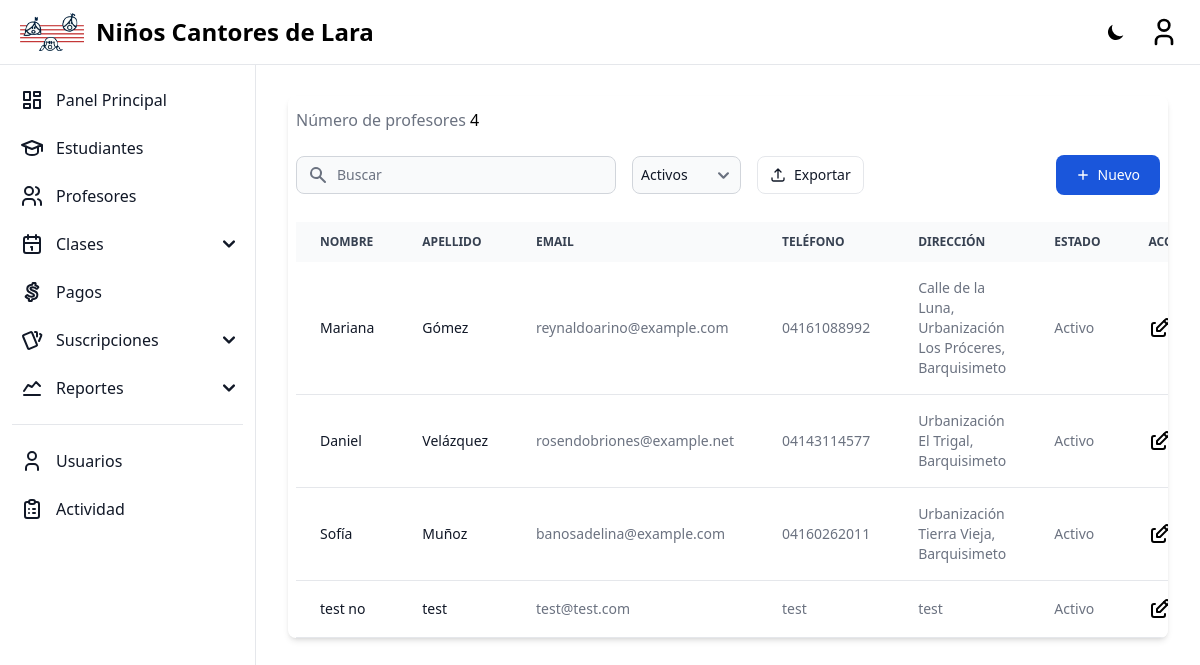
Before: /teachers/ (signed in) with the older database file.
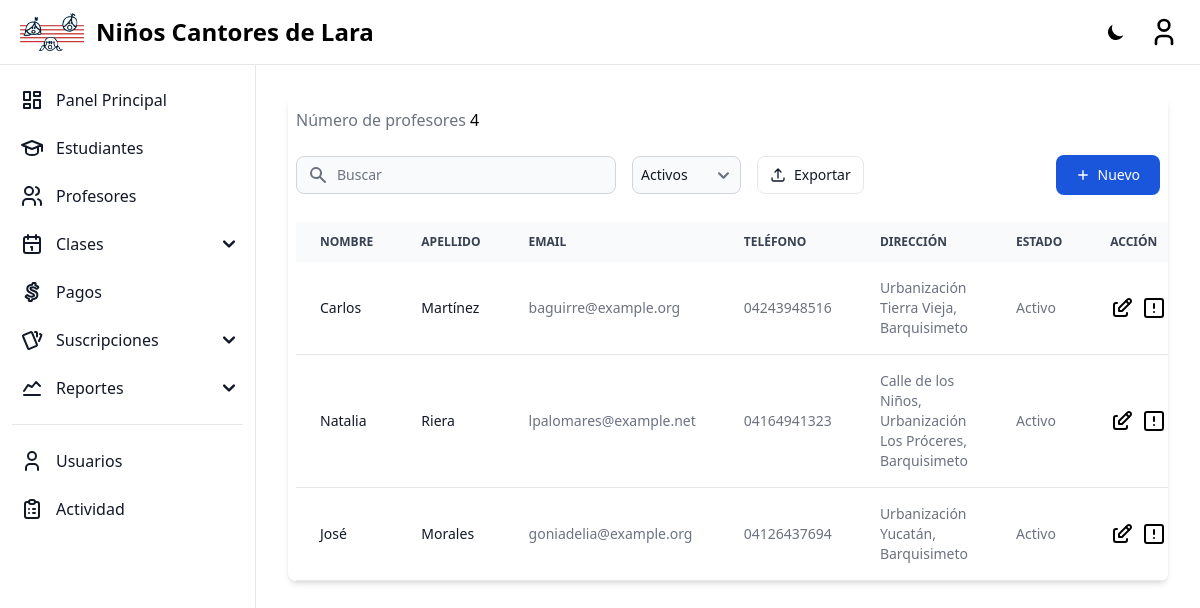
After: the same page with the newer database file.
### home/models.py (models this page shows, shortened)
class Teacher(models.Model):
    identify_card = models.CharField(verbose_name=_('Identify Card'), max_length=20, blank=True, null=True)
    first_name = models.CharField(verbose_name=_('First Name'), max_length=255)
    second_name = models.CharField(verbose_name=_('Second Name'), max_length=255, blank=True, null=True)
    first_surname = models.CharField(verbose_name=_('First Surname'), max_length=255)
    second_surname = models.CharField(verbose_name=_('Second Surname'), max_length=255, blank=True, null=True)
    birthdate = models.DateField(verbose_name=_('Birthdate'))
    phone_number = models.CharField(verbose_name=_('Phone'), max_length=20)
    email = models.EmailField(verbose_name=_('Email'))
    address = models.TextField(verbose_name=_('Address'))
    is_active = models.BooleanField(verbose_name=_('Active'), default=True)
    class Meta:
        constraints = [
            UniqueConstraint(
                fields=['identify_card','first_name', 'second_name', 'first_surname', 'second_surname', 'birthdate'],
                name='unique_teacher'
            )
        ]

### home/views/teacher.py (the view)
# urls.py: path('teachers/', TeacherListView.as_view(), name='teacher-list'),
class TeacherListView(ListView):
    model = Teacher
    template_name = 'home/teacher_list.html'
    context_object_name = 'teachers'

### templates/home/teacher_list.html (shortened to what the changed rows need)
{% extends "base.html" %}
{% block content %}
{% load compress %}
{% load static %}
<div class="relative overflow-x-auto shadow-md sm:rounded-lg px-2">
    <table class="w-full text-sm text-left text-gray-500 dark:text-gray-400" id="table-file">
        <thead class="text-xs text-gray-700 uppercase bg-gray-50 dark:bg-gray-700 dark:text-gray-400">
            <tr>
                <th scope="col" class="px-6 py-3">
                    Nombre
                </th>
                <th scope="col" class="px-6 py-3">
                    Apellido
                </th>
                <th scope="col" class="px-6 py-3">
                    Email
                </th>
                <th scope="col" class="px-6 py-3">
                    Teléfono
                </th>
                <th scope="col" class="px-6 py-3">
                    Dirección
                </th>
                <th scope="col" class="px-6 py-3">
                    Estado
                </th>
                <th scope="col" class="px-6 py-3">
                    Acción
                </th>
            </tr>
        </thead>
        <tbody>
            {% for teacher in teachers %}
            <tr class="bg-white border-b dark:bg-gray-900 dark:border-gray-700" data-status="{% if teacher.is_active %}active{% else %}inactive{% endif %}" {% if not teacher.is_active%}style="display:none;"{% endif %}>
                <td class="px-6 py-4 font-medium text-gray-900 whitespace-nowrap dark:text-white">
                    {{ teacher.first_name }}
                </td>
                <td class="px-6 py-4 font-medium text-gray-900 whitespace-nowrap dark:text-white">
                    {{ teacher.first_surname }}
                </td>
                <td class="px-6 py-4">
                    {{ teacher.email }}
                </td>
                <td class="px-6 py-4">
                    {{ teacher.phone_number }}
                </td>
                <td class="px-6 py-4">
                    {{ teacher.address }}
                </td>
                <td class="px-6 py-4">
                    {% if teacher.is_active %}
                        Activo
                    {% else %}
                        Inactivo
                    {% endif %}
                </td>
                <td class="px-6 py-4">
                    <div class="flex items-center h-full flex-1 flex-row gap-x-2">
                        <a href="{% url 'teacher-update' teacher.pk %}" class="font-medium text-black dark:text-white hover:underline">
                        </a>
                        <button
                            class="font-medium text-black dark:text-white hover:underline"
                            onclick="openModal('teacherModal', {
                                'Nombre': '{{ teacher.first_name }} {{ teacher.second_name }} {{ teacher.first_surname }} {{ teacher.second_surname }}',
                                'Identificación': {{ teacher.identify_card }},
                                'Fecha de Nacimiento': '{{ teacher.birthdate }}',
                                'Teléfono': '{{ teacher.phone_number }}',
                                'Email': '{{ teacher.email }}',
                                'Dirección': '{{ teacher.address }}'
                            })">
                        </button>
                    </div>
                </td>
            </tr>
            {% endfor %}
        </tbody>
    </table>
</div>
{% endblock %}

Changed rows visible on the page:
removed Teacher: first_name "Mariana", first_surname "Gómez", email "reynaldoarino@example.com", phone_number "04161088992", address "Calle de la Luna, Urbanización Los Próceres, Barquisimeto", is_active "Activo"
removed Teacher: first_name "Daniel", first_surname "Velázquez", email "rosendobriones@example.net", phone_number "04143114577", address "Urbanización El Trigal, Barquisimeto", is_active "Activo"
removed Teacher: first_name "Sofía", first_surname "Muñoz", email "banosadelina@example.com", phone_number "04160262011", address "Urbanización Tierra Vieja, Barquisimeto", is_active "Activo"
removed Teacher: first_name "test no", first_surname "test", email "test@test.com", phone_number "test", address "test", is_active "Activo"
added Teacher: first_name "Carlos", first_surname "Martínez", email "baguirre@example.org", phone_number "04243948516", address "Urbanización Tierra Vieja, Barquisimeto", is_active "Activo"
added Teacher: first_name "Natalia", first_surname "Riera", email "lpalomares@example.net", phone_number "04164941323", address "Calle de los Niños, Urbanización Los Próceres, Barquisimeto", is_active "Activo"
added Teacher: first_name "José", first_surname "Morales", email "goniadelia@example.org", phone_number "04126437694", address "Urbanización Yucatán, Barquisimeto", is_active "Activo"
